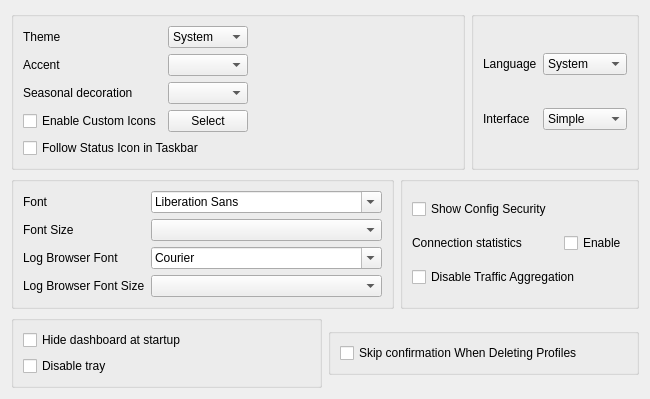
     <widget class="QWidget" name="tab_2">
      <attribute name="title">
       <string>Style</string>
      </attribute>
      <layout class="QGridLayout" name="gridLayout_5">
       <item row="4" column="0">
        <spacer name="style_bottom_spacer">
         <property name="orientation">
          <enum>Qt::Orientation::Vertical</enum>
         </property>
         <property name="sizeHint" stdset="0">
          <size>
           <width>20</width>
           <height>0</height>
          </size>
         </property>
        </spacer>
       </item>
       <item row="2" column="0">
        <layout class="QHBoxLayout" name="style_h_2">
         <item>
          <widget class="QGroupBox" name="traffic_statistics_box">
           <layout class="QGridLayout" name="gridLayout_8">
            <item row="0" column="0">
             <widget class="QLabel" name="label_2">
              <property name="text">
               <string>Font</string>
              </property>
             </widget>
            </item>
            <item row="0" column="1">
             <widget class="QFontComboBox" name="font"/>
            </item>
            <item row="1" column="0">
             <widget class="QLabel" name="label_5">
              <property name="text">
               <string>Font Size</string>
              </property>
             </widget>
            </item>
            <item row="1" column="1">
             <widget class="QComboBox" name="font_size"/>
            </item>
            <item row="2" column="0">
             <widget class="QLabel" name="label_log_font">
              <property name="uiLevel" stdset="0">
               <string notr="true">advanced</string>
              </property>
              <property name="text">
               <string>Log Browser Font</string>
              </property>
             </widget>
            </item>
            <item row="2" column="1">
             <widget class="QFontComboBox" name="log_font_family">
              <property name="uiLevel" stdset="0">
               <string notr="true">advanced</string>
              </property>
              <property name="fontFilters">
               <set>QFontComboBox::FontFilter::MonospacedFonts</set>
              </property>
              <property name="toolTip">
               <string>Only monospaced fonts are listed. An unavailable family falls back to a built-in monospace list.</string>
              </property>
             </widget>
            </item>
            <item row="3" column="0">
             <widget class="QLabel" name="label_log_font_size">
              <property name="uiLevel" stdset="0">
               <string notr="true">advanced</string>
              </property>
              <property name="text">
               <string>Log Browser Font Size</string>
              </property>
             </widget>
            </item>
            <item row="3" column="1">
             <widget class="QComboBox" name="log_font_size">
              <property name="uiLevel" stdset="0">
               <string notr="true">advanced</string>
              </property>
             </widget>
            </item>
           </layout>
          </widget>
         </item>
         <item>
          <widget class="QGroupBox" name="connection_statistics_box">
           <property name="uiLevel" stdset="0">
            <string notr="true">advanced</string>
           </property>
           <layout class="QGridLayout" name="gridLayout_11">
            <item row="1" column="0">
             <widget class="QLabel" name="label_9">
              <property name="text">
               <string>Connection statistics</string>
              </property>
             </widget>
            </item>
            <item row="1" column="2">
             <widget class="QCheckBox" name="connection_statistics">
              <property name="text">
               <string>Enable</string>
              </property>
             </widget>
            </item>
            <item row="2" column="0" colspan="3">
             <widget class="QCheckBox" name="disable_traffic_aggregation">
              <property name="toolTip">
               <string>&lt;html&gt;&lt;head/&gt;&lt;body&gt;&lt;p&gt;Fully disables the traffic aggregation feature (per-config and per-app usage history kept in a separate database, shown in the Traffic Stats dashboard). Does not affect the per-profile traffic counters in the main window.&lt;/p&gt;&lt;/body&gt;&lt;/html&gt;</string>
              </property>
              <property name="text">
               <string>Disable Traffic Aggregation</string>
              </property>
             </widget>
            </item>
            <item row="0" column="0">
             <widget class="QCheckBox" name="show_config_security">
              <property name="toolTip">
               <string>&lt;html&gt;&lt;head/&gt;&lt;body&gt;&lt;p&gt;Show each config's security next to its type in the proxy list, e.g. &quot;Trojan (WebSocket+TLS)&quot;. Insecure configs are marked with a warning sign.&lt;/p&gt;&lt;/body&gt;&lt;/html&gt;</string>
              </property>
              <property name="text">
               <string>Show Config Security</string>
              </property>
             </widget>
            </item>
           </layout>
          </widget>
         </item>
        </layout>
       </item>
       <item row="3" column="0">
        <layout class="QHBoxLayout" name="style_h_3">
         <item>
          <widget class="QGroupBox" name="horizontalGroupBox_5">
           <property name="sizePolicy">
            <sizepolicy hsizetype="Preferred" vsizetype="Maximum">
             <horstretch>0</horstretch>
             <verstretch>0</verstretch>
            </sizepolicy>
           </property>
           <layout class="QVBoxLayout" name="verticalLayout_5">
            <item>
             <widget class="QCheckBox" name="start_minimal">
              <property name="sizePolicy">
               <sizepolicy hsizetype="Preferred" vsizetype="Fixed">
                <horstretch>0</horstretch>
                <verstretch>0</verstretch>
               </sizepolicy>
              </property>
              <property name="text">
               <string>Hide dashboard at startup</string>
              </property>
             </widget>
            </item>
            <item>
             <widget class="QCheckBox" name="disable_tray">
              <property name="sizePolicy">
               <sizepolicy hsizetype="Preferred" vsizetype="Fixed">
                <horstretch>0</horstretch>
                <verstretch>0</verstretch>
               </sizepolicy>
              </property>
              <property name="toolTip">
               <string>Prevents the app from minimizing to the tray when the window is closed. The app will exit instead</string>
              </property>
              <property name="text">
               <string>Disable tray</string>
              </property>
             </widget>
            </item>
           </layout>
          </widget>
         </item>
         <item>
          <widget class="QGroupBox" name="groupBox_2">
           <property name="sizePolicy">
            <sizepolicy hsizetype="Preferred" vsizetype="Maximum">
             <horstretch>0</horstretch>
             <verstretch>0</verstretch>
            </sizepolicy>
           </property>
           <layout class="QHBoxLayout" name="horizontalLayout_23">
            <item>
             <widget class="QCheckBox" name="skip_delete_confirm">
              <property name="text">
               <string>Skip confirmation When Deleting Profiles</string>
              </property>
             </widget>
            </item>
           </layout>
          </widget>
         </item>
        </layout>
       </item>
       <item row="0" column="0">
        <layout class="QHBoxLayout" name="style_h_1">
         <item>
          <widget class="QGroupBox" name="groupBox">
           <layout class="QGridLayout" name="gridLayout_10">
            <item row="0" column="0">
             <widget class="QLabel" name="label_8">
              <property name="sizePolicy">
               <sizepolicy hsizetype="Maximum" vsizetype="Maximum">
                <horstretch>0</horstretch>
                <verstretch>0</verstretch>
               </sizepolicy>
              </property>
              <property name="text">
               <string>Theme</string>
              </property>
             </widget>
            </item>
            <item row="0" column="1">
             <widget class="QComboBox" name="theme">
              <item>
               <property name="text">
                <string notr="true">System</string>
               </property>
              </item>
             </widget>
            </item>
            <item row="1" column="0">
             <widget class="QLabel" name="label_accent">
              <property name="sizePolicy">
               <sizepolicy hsizetype="Maximum" vsizetype="Maximum">
                <horstretch>0</horstretch>
                <verstretch>0</verstretch>
               </sizepolicy>
              </property>
              <property name="text">
               <string>Accent</string>
              </property>
             </widget>
            </item>
            <item row="1" column="1">
             <widget class="QComboBox" name="accent">
              <property name="toolTip">
               <string>Color of switches, links and highlights in the Pastel theme. Light themes use the deeper shade, dark themes the brighter one.</string>
              </property>
             </widget>
            </item>
            <item row="0" column="2">
             <spacer name="theme_field_spacer">
              <property name="orientation">
               <enum>Qt::Orientation::Horizontal</enum>
              </property>
              <property name="sizeHint" stdset="0">
               <size>
                <width>0</width>
                <height>20</height>
               </size>
              </property>
             </spacer>
            </item>
            <item row="3" column="1">
             <widget class="QPushButton" name="select_custom_icon">
              <property name="uiLevel" stdset="0">
               <string notr="true">advanced</string>
              </property>
              <property name="text">
               <string>Select</string>
              </property>
             </widget>
            </item>
            <item row="3" column="0">
             <widget class="QCheckBox" name="enable_custom_icon">
              <property name="uiLevel" stdset="0">
               <string notr="true">advanced</string>
              </property>
              <property name="text">
               <string>Enable Custom Icons</string>
              </property>
             </widget>
            </item>
            <item row="4" column="0" colspan="2">
             <widget class="QCheckBox" name="follow_status_in_taskbar">
              <property name="sizePolicy">
               <sizepolicy hsizetype="Ignored" vsizetype="Fixed">
                <horstretch>0</horstretch>
                <verstretch>0</verstretch>
               </sizepolicy>
              </property>
              <property name="uiLevel" stdset="0">
               <string notr="true">advanced</string>
              </property>
              <property name="toolTip">
               <string>Follow the connection status icon in the dock/taskbar. When off, it always shows the Rawline icon</string>
              </property>
              <property name="text">
               <string>Follow Status Icon in Taskbar</string>
              </property>
             </widget>
            </item>
           <item row="2" column="0">
 <widget class="QLabel" name="label_seasonal_decoration">
  <property name="text"><string>Seasonal decoration</string></property>
 </widget>
</item>
<item row="2" column="1">
 <widget class="QComboBox" name="seasonal_decoration"/>
</item>
</layout>
          </widget>
         </item>
         <item>
          <widget class="QGroupBox" name="groupBox2">
           <layout class="QGridLayout" name="gridLayout_4">
            <item row="0" column="2">
             <widget class="QComboBox" name="language">
              <item>
               <property name="text">
                <string notr="true">System</string>
               </property>
              </item>
              <item>
               <property name="text">
                <string notr="true">English</string>
               </property>
              </item>
              <item>
               <property name="text">
                <string notr="true">简体中文</string>
               </property>
              </item>
              <item>
               <property name="text">
                <string notr="true">فارسی</string>
               </property>
              </item>
              <item>
               <property name="text">
                <string notr="true">Русский</string>
               </property>
              </item>
             </widget>
            </item>
            <item row="0" column="0">
             <widget class="QLabel" name="label_15">
              <property name="sizePolicy">
               <sizepolicy hsizetype="Maximum" vsizetype="Maximum">
                <horstretch>0</horstretch>
                <verstretch>0</verstretch>
               </sizepolicy>
              </property>
              <property name="text">
               <string>Language</string>
              </property>
             </widget>
            </item>
            <item row="1" column="0">
             <widget class="QLabel" name="ui_mode_l">
              <property name="sizePolicy">
               <sizepolicy hsizetype="Maximum" vsizetype="Maximum">
                <horstretch>0</horstretch>
                <verstretch>0</verstretch>
               </sizepolicy>
              </property>
              <property name="toolTip">
               <string>Simple hides the advanced options. They keep their values and still apply.</string>
              </property>
              <property name="text">
               <string>Interface</string>
              </property>
              <property name="buddy">
               <cstring>ui_mode</cstring>
              </property>
             </widget>
            </item>
            <item row="1" column="2">
             <widget class="QComboBox" name="ui_mode">
              <item>
               <property name="text">
                <string>Simple</string>
               </property>
              </item>
              <item>
               <property name="text">
                <string>Advanced</string>
               </property>
              </item>
             </widget>
            </item>
           </layout>
          </widget>
         </item>
        </layout>
       </item>
      </layout>
     </widget>
